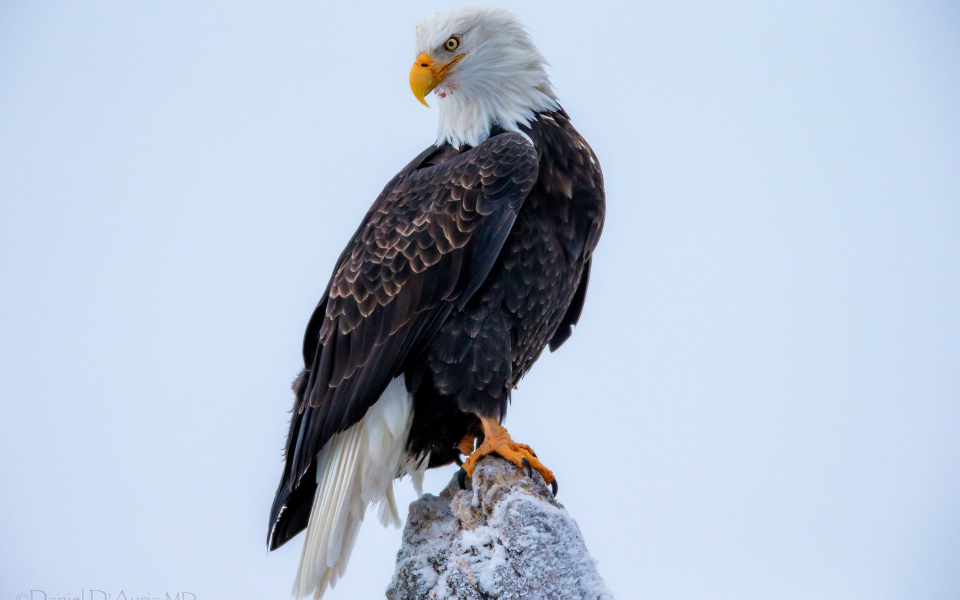
#> input picture images/eagle.jpg, 1920 x 1200 px (shown at 1/2 size)
$ python formeGeo.py
#> lines starting #> are read from the running program, lines starting #| are printed output that depends on the picture
import cv2
from cv2 import polylines
import matplotlib.pyplot as plt
import numpy as np

img=cv2.imread("images/eagle.jpg", 1)
#> img is the input picture: shape (1200, 1920, 3); mean B, G, R 210.5, 192.4, 180.2

H, W=img.shape[:2]
#> H = 1200; W = 1920
print(H, W)
#| 1200 1920

#insertion de ligne
img=cv2.line(img,(0, 0), (0, 200), (255, 0, 0), 10)
img=cv2.line(img,(0, 0), (200, 0), (255, 0, 0), 10)
img=cv2.arrowedLine(img, (0, 0), (200, 200), (255, 0, 0), 10)

#circle
img=cv2.circle(img, (40, 40), 40, (255, 255, 0), 10)

pts=np.array([[0, H-1], [W-1, H-1], [W-1, 0]], np.int32)
#> pts = [[0, 1199], [1919, 1199], [1919, 0]]
img=cv2.polylines(img, [pts], True, (0, 0, 255), 10)

#rectagle
img=cv2.rectangle(img, (500, 0), (1250, 1000), (0, 255, 0), 8)

#text
img=cv2.putText(img, "Aigle", (590, 64), cv2.FONT_HERSHEY_SIMPLEX, 2, (255, 255, 255), thickness=10)
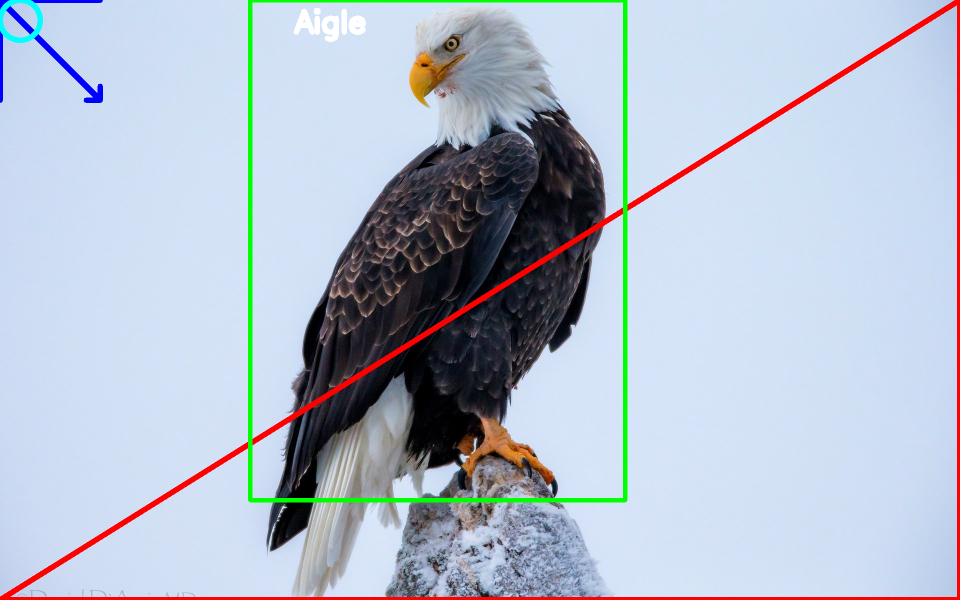
#> img: shape (1200, 1920, 3) (shown at 1/2 size); mean B, G, R 204.1, 189.2, 178.9
plt.imshow(img[:,:,::-1])
plt.show()
